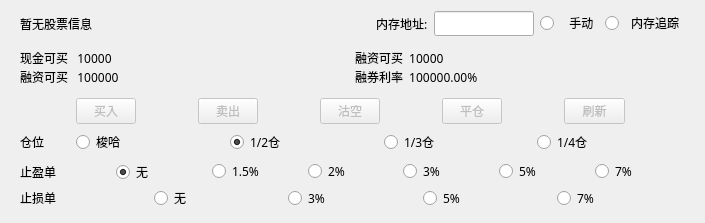
<?xml version="1.0" encoding="UTF-8"?>
<ui version="4.0">
 <class>OneKeyTradeWindow</class>
 <widget class="QWidget" name="OneKeyTradeWindow">
  <property name="geometry">
   <rect>
    <x>0</x>
    <y>0</y>
    <width>705</width>
    <height>207</height>
   </rect>
  </property>
  <property name="windowTitle">
   <string>Form</string>
  </property>
  <layout class="QVBoxLayout" name="verticalLayout">
   <item>
    <widget class="QWidget" name="widget" native="true">
     <property name="font">
      <font>
       <family>黑体</family>
       <pointsize>9</pointsize>
       <weight>50</weight>
       <bold>false</bold>
      </font>
     </property>
     <layout class="QHBoxLayout" name="horizontalLayout">
      <property name="topMargin">
       <number>0</number>
      </property>
      <property name="bottomMargin">
       <number>0</number>
      </property>
      <item>
       <widget class="QLabel" name="LabelStockCode">
        <property name="sizePolicy">
         <sizepolicy hsizetype="Fixed" vsizetype="Preferred">
          <horstretch>0</horstretch>
          <verstretch>0</verstretch>
         </sizepolicy>
        </property>
        <property name="minimumSize">
         <size>
          <width>174</width>
          <height>0</height>
         </size>
        </property>
        <property name="maximumSize">
         <size>
          <width>174</width>
          <height>16777215</height>
         </size>
        </property>
        <property name="font">
         <font>
          <family>黑体</family>
          <pointsize>9</pointsize>
          <weight>50</weight>
          <bold>false</bold>
         </font>
        </property>
        <property name="text">
         <string>暂无股票信息</string>
        </property>
       </widget>
      </item>
      <item>
       <spacer name="horizontalSpacer">
        <property name="orientation">
         <enum>Qt::Horizontal</enum>
        </property>
        <property name="sizeHint" stdset="0">
         <size>
          <width>40</width>
          <height>20</height>
         </size>
        </property>
       </spacer>
      </item>
      <item>
       <widget class="QLabel" name="LabelAddress">
        <property name="font">
         <font>
          <family>黑体</family>
          <pointsize>9</pointsize>
          <weight>50</weight>
          <bold>false</bold>
         </font>
        </property>
        <property name="text">
         <string>内存地址:</string>
        </property>
       </widget>
      </item>
      <item>
       <widget class="QLineEdit" name="EditAddress">
        <property name="maximumSize">
         <size>
          <width>100</width>
          <height>16777215</height>
         </size>
        </property>
       </widget>
      </item>
      <item>
       <widget class="QRadioButton" name="radioButton">
        <property name="text">
         <string>   手动</string>
        </property>
       </widget>
      </item>
      <item>
       <widget class="QRadioButton" name="radioButton_2">
        <property name="text">
         <string>  内存追踪</string>
        </property>
       </widget>
      </item>
     </layout>
    </widget>
   </item>
   <item>
    <widget class="QWidget" name="widget_4" native="true">
     <property name="minimumSize">
      <size>
       <width>0</width>
       <height>50</height>
      </size>
     </property>
     <layout class="QVBoxLayout" name="verticalLayout_2">
      <item>
       <widget class="QWidget" name="widget_5" native="true">
        <layout class="QHBoxLayout" name="horizontalLayout_6">
         <property name="spacing">
          <number>5</number>
         </property>
         <property name="leftMargin">
          <number>0</number>
         </property>
         <property name="topMargin">
          <number>0</number>
         </property>
         <property name="rightMargin">
          <number>0</number>
         </property>
         <property name="bottomMargin">
          <number>0</number>
         </property>
         <item>
          <widget class="QLabel" name="LabelInfo1">
           <property name="font">
            <font>
             <family>黑体</family>
            </font>
           </property>
           <property name="text">
            <string>现金可买   10000</string>
           </property>
          </widget>
         </item>
         <item>
          <widget class="QLabel" name="LabelInfo2">
           <property name="font">
            <font>
             <family>黑体</family>
            </font>
           </property>
           <property name="text">
            <string>融资可买  10000</string>
           </property>
          </widget>
         </item>
        </layout>
       </widget>
      </item>
      <item>
       <widget class="QWidget" name="widget_6" native="true">
        <layout class="QHBoxLayout" name="horizontalLayout_7">
         <property name="spacing">
          <number>5</number>
         </property>
         <property name="leftMargin">
          <number>0</number>
         </property>
         <property name="topMargin">
          <number>0</number>
         </property>
         <property name="rightMargin">
          <number>0</number>
         </property>
         <property name="bottomMargin">
          <number>0</number>
         </property>
         <item>
          <widget class="QLabel" name="LabelInfo3">
           <property name="font">
            <font>
             <family>黑体</family>
            </font>
           </property>
           <property name="text">
            <string>融资可买   100000</string>
           </property>
          </widget>
         </item>
         <item>
          <widget class="QLabel" name="LabelInfo4">
           <property name="font">
            <font>
             <family>黑体</family>
            </font>
           </property>
           <property name="text">
            <string>融券利率  100000.00%</string>
           </property>
          </widget>
         </item>
        </layout>
       </widget>
      </item>
     </layout>
    </widget>
   </item>
   <item>
    <widget class="QWidget" name="widget_2" native="true">
     <property name="font">
      <font>
       <family>黑体</family>
       <pointsize>9</pointsize>
       <weight>50</weight>
       <bold>false</bold>
      </font>
     </property>
     <layout class="QHBoxLayout" name="horizontalLayout_2">
      <property name="topMargin">
       <number>0</number>
      </property>
      <property name="bottomMargin">
       <number>0</number>
      </property>
      <item>
       <widget class="QPushButton" name="ButtonBuy">
        <property name="enabled">
         <bool>false</bool>
        </property>
        <property name="maximumSize">
         <size>
          <width>60</width>
          <height>16777215</height>
         </size>
        </property>
        <property name="font">
         <font>
          <family>黑体</family>
          <pointsize>9</pointsize>
          <weight>50</weight>
          <bold>false</bold>
         </font>
        </property>
        <property name="text">
         <string>买入</string>
        </property>
       </widget>
      </item>
      <item>
       <widget class="QPushButton" name="ButtonSell">
        <property name="enabled">
         <bool>false</bool>
        </property>
        <property name="maximumSize">
         <size>
          <width>60</width>
          <height>16777215</height>
         </size>
        </property>
        <property name="font">
         <font>
          <family>黑体</family>
          <pointsize>9</pointsize>
          <weight>50</weight>
          <bold>false</bold>
         </font>
        </property>
        <property name="text">
         <string>卖出</string>
        </property>
       </widget>
      </item>
      <item>
       <widget class="QPushButton" name="ButtonBuyEmpty">
        <property name="enabled">
         <bool>false</bool>
        </property>
        <property name="maximumSize">
         <size>
          <width>60</width>
          <height>16777215</height>
         </size>
        </property>
        <property name="font">
         <font>
          <family>黑体</family>
          <pointsize>9</pointsize>
          <weight>50</weight>
          <bold>false</bold>
         </font>
        </property>
        <property name="text">
         <string>沽空</string>
        </property>
       </widget>
      </item>
      <item>
       <widget class="QPushButton" name="ButtonSellEmpty">
        <property name="enabled">
         <bool>false</bool>
        </property>
        <property name="maximumSize">
         <size>
          <width>60</width>
          <height>16777215</height>
         </size>
        </property>
        <property name="font">
         <font>
          <family>黑体</family>
          <pointsize>9</pointsize>
          <weight>50</weight>
          <bold>false</bold>
         </font>
        </property>
        <property name="text">
         <string>平仓</string>
        </property>
       </widget>
      </item>
      <item>
       <widget class="QPushButton" name="ButtonRefresh">
        <property name="enabled">
         <bool>false</bool>
        </property>
        <property name="maximumSize">
         <size>
          <width>61</width>
          <height>16777215</height>
         </size>
        </property>
        <property name="text">
         <string>刷新</string>
        </property>
       </widget>
      </item>
     </layout>
    </widget>
   </item>
   <item>
    <widget class="QWidget" name="widget_3" native="true">
     <property name="minimumSize">
      <size>
       <width>0</width>
       <height>0</height>
      </size>
     </property>
     <property name="font">
      <font>
       <pointsize>9</pointsize>
      </font>
     </property>
     <layout class="QHBoxLayout" name="horizontalLayout_5">
      <property name="topMargin">
       <number>0</number>
      </property>
      <property name="bottomMargin">
       <number>0</number>
      </property>
      <item>
       <widget class="QLabel" name="label_2">
        <property name="maximumSize">
         <size>
          <width>50</width>
          <height>16777215</height>
         </size>
        </property>
        <property name="font">
         <font>
          <family>黑体</family>
         </font>
        </property>
        <property name="text">
         <string>仓位</string>
        </property>
       </widget>
      </item>
      <item>
       <widget class="QRadioButton" name="RadioAll">
        <property name="font">
         <font>
          <family>黑体</family>
          <pointsize>9</pointsize>
         </font>
        </property>
        <property name="text">
         <string>梭哈</string>
        </property>
       </widget>
      </item>
      <item>
       <widget class="QRadioButton" name="Radio2">
        <property name="font">
         <font>
          <family>黑体</family>
          <pointsize>9</pointsize>
         </font>
        </property>
        <property name="text">
         <string>1/2仓</string>
        </property>
        <property name="checked">
         <bool>true</bool>
        </property>
       </widget>
      </item>
      <item>
       <widget class="QRadioButton" name="Radio3">
        <property name="font">
         <font>
          <family>黑体</family>
          <pointsize>9</pointsize>
         </font>
        </property>
        <property name="text">
         <string>1/3仓</string>
        </property>
       </widget>
      </item>
      <item>
       <widget class="QRadioButton" name="Radio4">
        <property name="font">
         <font>
          <family>黑体</family>
          <pointsize>9</pointsize>
         </font>
        </property>
        <property name="text">
         <string>1/4仓</string>
        </property>
       </widget>
      </item>
     </layout>
    </widget>
   </item>
   <item>
    <widget class="QWidget" name="widget_7" native="true">
     <property name="minimumSize">
      <size>
       <width>0</width>
       <height>0</height>
      </size>
     </property>
     <layout class="QHBoxLayout" name="horizontalLayout_8">
      <property name="topMargin">
       <number>0</number>
      </property>
      <property name="bottomMargin">
       <number>0</number>
      </property>
      <item>
       <widget class="QLabel" name="label">
        <property name="sizePolicy">
         <sizepolicy hsizetype="Preferred" vsizetype="Fixed">
          <horstretch>0</horstretch>
          <verstretch>0</verstretch>
         </sizepolicy>
        </property>
        <property name="minimumSize">
         <size>
          <width>50</width>
          <height>0</height>
         </size>
        </property>
        <property name="font">
         <font>
          <family>黑体</family>
         </font>
        </property>
        <property name="text">
         <string>止盈单</string>
        </property>
       </widget>
      </item>
      <item>
       <widget class="QRadioButton" name="RadioSellNone">
        <property name="font">
         <font>
          <family>黑体</family>
          <pointsize>9</pointsize>
         </font>
        </property>
        <property name="text">
         <string>无</string>
        </property>
        <property name="checked">
         <bool>true</bool>
        </property>
       </widget>
      </item>
      <item>
       <widget class="QRadioButton" name="RadioSellOneDotFive">
        <property name="font">
         <font>
          <family>黑体</family>
          <pointsize>9</pointsize>
         </font>
        </property>
        <property name="text">
         <string>1.5%</string>
        </property>
       </widget>
      </item>
      <item>
       <widget class="QRadioButton" name="RadioSellTwo">
        <property name="font">
         <font>
          <family>黑体</family>
          <pointsize>9</pointsize>
         </font>
        </property>
        <property name="text">
         <string>2%</string>
        </property>
       </widget>
      </item>
      <item>
       <widget class="QRadioButton" name="RadioSellThree">
        <property name="font">
         <font>
          <family>黑体</family>
          <pointsize>9</pointsize>
         </font>
        </property>
        <property name="text">
         <string>3%</string>
        </property>
       </widget>
      </item>
      <item>
       <widget class="QRadioButton" name="RadioSellFive">
        <property name="font">
         <font>
          <family>黑体</family>
          <pointsize>9</pointsize>
         </font>
        </property>
        <property name="text">
         <string>5%</string>
        </property>
       </widget>
      </item>
      <item>
       <widget class="QRadioButton" name="RadioSellSeven">
        <property name="font">
         <font>
          <family>黑体</family>
          <pointsize>9</pointsize>
         </font>
        </property>
        <property name="text">
         <string>7%</string>
        </property>
       </widget>
      </item>
     </layout>
    </widget>
   </item>
   <item>
    <widget class="QWidget" name="widget_8" native="true">
     <property name="minimumSize">
      <size>
       <width>0</width>
       <height>16</height>
      </size>
     </property>
     <property name="maximumSize">
      <size>
       <width>16777215</width>
       <height>16</height>
      </size>
     </property>
     <layout class="QHBoxLayout" name="horizontalLayout_9">
      <property name="leftMargin">
       <number>9</number>
      </property>
      <property name="topMargin">
       <number>0</number>
      </property>
      <property name="rightMargin">
       <number>9</number>
      </property>
      <property name="bottomMargin">
       <number>0</number>
      </property>
      <item>
       <widget class="QLabel" name="label_3">
        <property name="minimumSize">
         <size>
          <width>0</width>
          <height>16</height>
         </size>
        </property>
        <property name="maximumSize">
         <size>
          <width>16777215</width>
          <height>16</height>
         </size>
        </property>
        <property name="font">
         <font>
          <family>黑体</family>
         </font>
        </property>
        <property name="text">
         <string>止损单</string>
        </property>
       </widget>
      </item>
      <item>
       <widget class="QRadioButton" name="RadioStopLossNone">
        <property name="minimumSize">
         <size>
          <width>0</width>
          <height>16</height>
         </size>
        </property>
        <property name="maximumSize">
         <size>
          <width>16777215</width>
          <height>16</height>
         </size>
        </property>
        <property name="font">
         <font>
          <family>黑体</family>
         </font>
        </property>
        <property name="text">
         <string>无</string>
        </property>
       </widget>
      </item>
      <item>
       <widget class="QRadioButton" name="RadioStopLoss3">
        <property name="minimumSize">
         <size>
          <width>0</width>
          <height>16</height>
         </size>
        </property>
        <property name="maximumSize">
         <size>
          <width>16777215</width>
          <height>16</height>
         </size>
        </property>
        <property name="font">
         <font>
          <family>黑体</family>
         </font>
        </property>
        <property name="text">
         <string>3%</string>
        </property>
       </widget>
      </item>
      <item>
       <widget class="QRadioButton" name="RadioStopLoss5">
        <property name="minimumSize">
         <size>
          <width>0</width>
          <height>16</height>
         </size>
        </property>
        <property name="maximumSize">
         <size>
          <width>16777215</width>
          <height>16</height>
         </size>
        </property>
        <property name="font">
         <font>
          <family>黑体</family>
         </font>
        </property>
        <property name="text">
         <string>5%</string>
        </property>
       </widget>
      </item>
      <item>
       <widget class="QRadioButton" name="RadioStopLoss7">
        <property name="minimumSize">
         <size>
          <width>0</width>
          <height>16</height>
         </size>
        </property>
        <property name="maximumSize">
         <size>
          <width>16777215</width>
          <height>16</height>
         </size>
        </property>
        <property name="font">
         <font>
          <family>黑体</family>
         </font>
        </property>
        <property name="text">
         <string>7%</string>
        </property>
       </widget>
      </item>
     </layout>
    </widget>
   </item>
   <item>
    <widget class="QTabWidget" name="tabWidget">
     <property name="maximumSize">
      <size>
       <width>16777215</width>
       <height>0</height>
      </size>
     </property>
     <property name="font">
      <font>
       <family>黑体</family>
       <pointsize>9</pointsize>
       <weight>50</weight>
       <bold>false</bold>
      </font>
     </property>
     <property name="currentIndex">
      <number>1</number>
     </property>
     <widget class="QWidget" name="TabRevoke">
      <attribute name="title">
       <string>撤单</string>
      </attribute>
      <layout class="QHBoxLayout" name="horizontalLayout_3">
       <property name="leftMargin">
        <number>0</number>
       </property>
       <property name="topMargin">
        <number>0</number>
       </property>
       <property name="rightMargin">
        <number>0</number>
       </property>
       <property name="bottomMargin">
        <number>0</number>
       </property>
       <item>
        <widget class="QTableView" name="TableRevoke"/>
       </item>
      </layout>
     </widget>
     <widget class="QWidget" name="TabPosition">
      <attribute name="title">
       <string>持仓</string>
      </attribute>
      <layout class="QHBoxLayout" name="horizontalLayout_4">
       <property name="leftMargin">
        <number>0</number>
       </property>
       <property name="topMargin">
        <number>0</number>
       </property>
       <property name="rightMargin">
        <number>0</number>
       </property>
       <property name="bottomMargin">
        <number>0</number>
       </property>
       <item>
        <widget class="QTableView" name="TablePosition">
         <property name="font">
          <font>
           <family>黑体</family>
           <pointsize>9</pointsize>
           <weight>50</weight>
           <bold>false</bold>
          </font>
         </property>
        </widget>
       </item>
      </layout>
     </widget>
     <widget class="QWidget" name="TabTempStop">
      <attribute name="title">
       <string>熔断列表</string>
      </attribute>
      <layout class="QGridLayout" name="gridLayout">
       <property name="leftMargin">
        <number>0</number>
       </property>
       <property name="topMargin">
        <number>0</number>
       </property>
       <property name="rightMargin">
        <number>0</number>
       </property>
       <property name="bottomMargin">
        <number>0</number>
       </property>
       <item row="0" column="0">
        <widget class="QTableView" name="TableTempStop"/>
       </item>
      </layout>
     </widget>
     <widget class="QWidget" name="TabPreMarket">
      <attribute name="title">
       <string>盘前</string>
      </attribute>
      <layout class="QGridLayout" name="gridLayout_2">
       <property name="leftMargin">
        <number>0</number>
       </property>
       <property name="topMargin">
        <number>0</number>
       </property>
       <property name="rightMargin">
        <number>0</number>
       </property>
       <property name="bottomMargin">
        <number>0</number>
       </property>
       <item row="0" column="0">
        <widget class="QTableView" name="TablePreMarket"/>
       </item>
      </layout>
     </widget>
    </widget>
   </item>
  </layout>
 </widget>
 <resources/>
 <connections/>
</ui>
